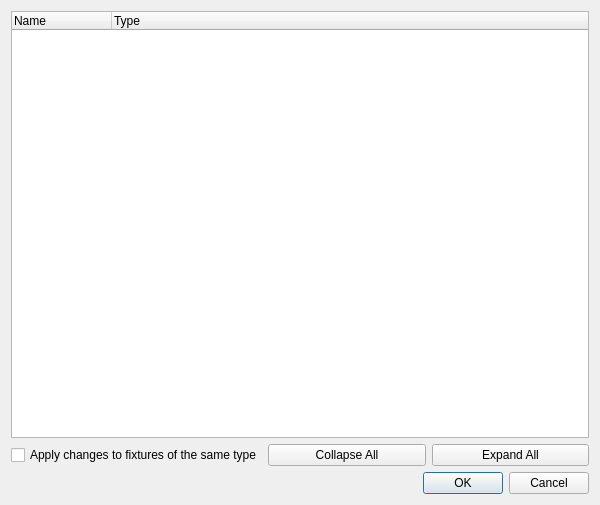
<?xml version="1.0" encoding="UTF-8"?>
<ui version="4.0">
 <author>Massimo Callegari</author>
 <comment>
  Q Light Controller Plus
  channelsselection.ui

  Copyright (c) 2015 Massimo Callegari

  Licensed under the Apache License, Version 2.0 (the &quot;License&quot;);
  you may not use this file except in compliance with the License.
  You may obtain a copy of the License at

      http://www.apache.org/licenses/LICENSE-2.0.txt

  Unless required by applicable law or agreed to in writing, software
  distributed under the License is distributed on an &quot;AS IS&quot; BASIS,
  WITHOUT WARRANTIES OR CONDITIONS OF ANY KIND, either express or implied.
  See the License for the specific language governing permissions and
  limitations under the License.
 </comment>
 <class>ChannelsSelection</class>
 <widget class="QDialog" name="ChannelsSelection">
  <property name="geometry">
   <rect>
    <x>0</x>
    <y>0</y>
    <width>600</width>
    <height>505</height>
   </rect>
  </property>
  <property name="windowTitle">
   <string>Channels selection</string>
  </property>
  <property name="windowIcon">
   <iconset resource="qlcui.qrc">
    <normaloff>:/star.png</normaloff>:/star.png</iconset>
  </property>
  <layout class="QVBoxLayout" name="verticalLayout">
   <item>
    <widget class="QTreeWidget" name="m_channelsTree">
     <property name="alternatingRowColors">
      <bool>true</bool>
     </property>
     <column>
      <property name="text">
       <string>Name</string>
      </property>
     </column>
     <column>
      <property name="text">
       <string>Type</string>
      </property>
     </column>
    </widget>
   </item>
   <item>
    <layout class="QHBoxLayout" name="horizontalLayout">
     <item>
      <widget class="QCheckBox" name="m_applyAllCheck">
       <property name="text">
        <string>Apply changes to fixtures of the same type</string>
       </property>
      </widget>
     </item>
     <item>
      <widget class="QPushButton" name="m_collapseButton">
       <property name="text">
        <string>Collapse All</string>
       </property>
      </widget>
     </item>
     <item>
      <widget class="QPushButton" name="m_expandButton">
       <property name="text">
        <string>Expand All</string>
       </property>
      </widget>
     </item>
    </layout>
   </item>
   <item>
    <widget class="QDialogButtonBox" name="buttonBox">
     <property name="orientation">
      <enum>Qt::Horizontal</enum>
     </property>
     <property name="standardButtons">
      <set>QDialogButtonBox::Cancel|QDialogButtonBox::Ok</set>
     </property>
    </widget>
   </item>
  </layout>
 </widget>
 <resources>
  <include location="qlcui.qrc"/>
 </resources>
 <connections>
  <connection>
   <sender>buttonBox</sender>
   <signal>accepted()</signal>
   <receiver>ChannelsSelection</receiver>
   <slot>accept()</slot>
   <hints>
    <hint type="sourcelabel">
     <x>248</x>
     <y>254</y>
    </hint>
    <hint type="destinationlabel">
     <x>157</x>
     <y>274</y>
    </hint>
   </hints>
  </connection>
  <connection>
   <sender>buttonBox</sender>
   <signal>rejected()</signal>
   <receiver>ChannelsSelection</receiver>
   <slot>reject()</slot>
   <hints>
    <hint type="sourcelabel">
     <x>316</x>
     <y>260</y>
    </hint>
    <hint type="destinationlabel">
     <x>286</x>
     <y>274</y>
    </hint>
   </hints>
  </connection>
 </connections>
</ui>
